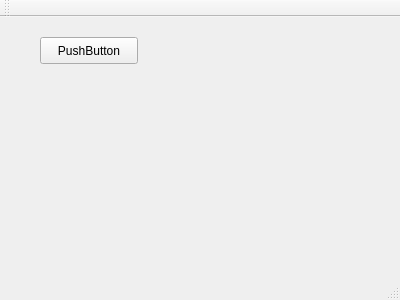
<?xml version="1.0" encoding="UTF-8"?>
<ui version="4.0">
 <class>MainWindow</class>
 <widget class="QMainWindow" name="MainWindow">
  <property name="geometry">
   <rect>
    <x>0</x>
    <y>0</y>
    <width>400</width>
    <height>300</height>
   </rect>
  </property>
  <property name="windowTitle">
   <string>MainWindow</string>
  </property>
  <widget class="QWidget" name="centralWidget">
   <widget class="QPushButton" name="pushButton">
    <property name="geometry">
     <rect>
      <x>40</x>
      <y>20</y>
      <width>98</width>
      <height>27</height>
     </rect>
    </property>
    <property name="text">
     <string>PushButton</string>
    </property>
   </widget>
  </widget>
  <widget class="QMenuBar" name="menuBar">
   <property name="geometry">
    <rect>
     <x>0</x>
     <y>0</y>
     <width>400</width>
     <height>25</height>
    </rect>
   </property>
  </widget>
  <widget class="QToolBar" name="mainToolBar">
   <attribute name="toolBarArea">
    <enum>TopToolBarArea</enum>
   </attribute>
   <attribute name="toolBarBreak">
    <bool>false</bool>
   </attribute>
  </widget>
  <widget class="QStatusBar" name="statusBar"/>
 </widget>
 <layoutdefault spacing="6" margin="11"/>
 <resources/>
 <connections>
  <connection>
   <sender>pushButton</sender>
   <signal>clicked()</signal>
   <receiver>MainWindow</receiver>
   <slot>close()</slot>
   <hints>
    <hint type="sourcelabel">
     <x>56</x>
     <y>72</y>
    </hint>
    <hint type="destinationlabel">
     <x>130</x>
     <y>107</y>
    </hint>
   </hints>
  </connection>
 </connections>
</ui>
